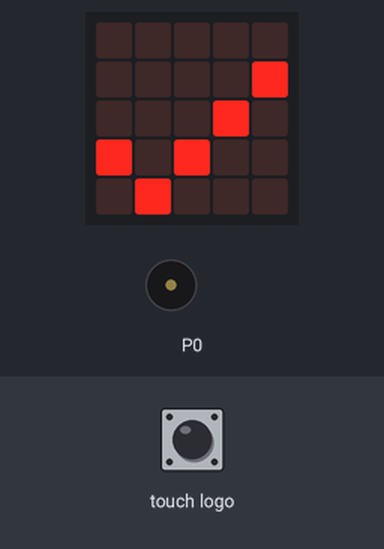
This program was run on a simulated BBC micro:bit (MakeCode). Parts: the board's 5×5 LED display, buzzer (waves = sounding). Inputs (shaded band) come from the test bench.

Above: at 1.8 s.
1.9 s: touch logo pressed for 0.15 s
At 2.4 s:
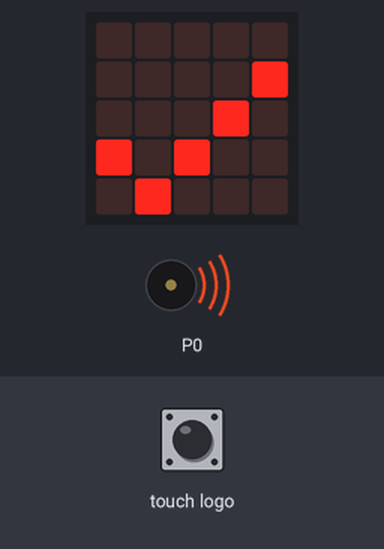
Timing chart, 0 to 7.6 s (numbered marks = the images above; inputs shaded):
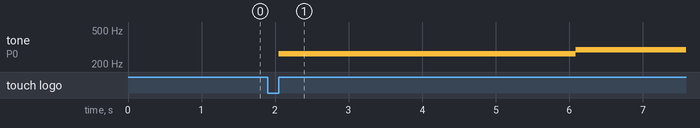

Measured:
- after the input at 1.9 s, tone on P0: silent → 262 Hz after 0.15 s, → 294 Hz 4.0 s later

The program:

main.ts
```typescript
input.onLogoEvent(TouchButtonEvent.Pressed, function () {
    for (let index = 0; index < 4; index++) {
        music.playMelody("C C C C C C C C ", 120)
        music.playMelody("D D D D D D D D ", 120)
        music.playMelody("E E E E E E E E ", 120)
        music.playMelody("F F F F F F F F ", 120)
        music.playMelody("G G G G G G G G ", 120)
        music.playMelody("A A A A A A A A ", 120)
        music.playMelody("B B B B B B B B ", 120)
        music.playMelody("C5 C5 C5 C5 C5 C5 C5 C5 ", 120)
    }
})
if (0 == 0) {
    basic.showIcon(IconNames.Yes)
} else if (false) {
    basic.showIcon(IconNames.No)
}
```

test.ts
```typescript
// тут проходять випробування; ця компіляція не відбуватиметься, коли цей пакет використовуватиметься як розширення.
```
